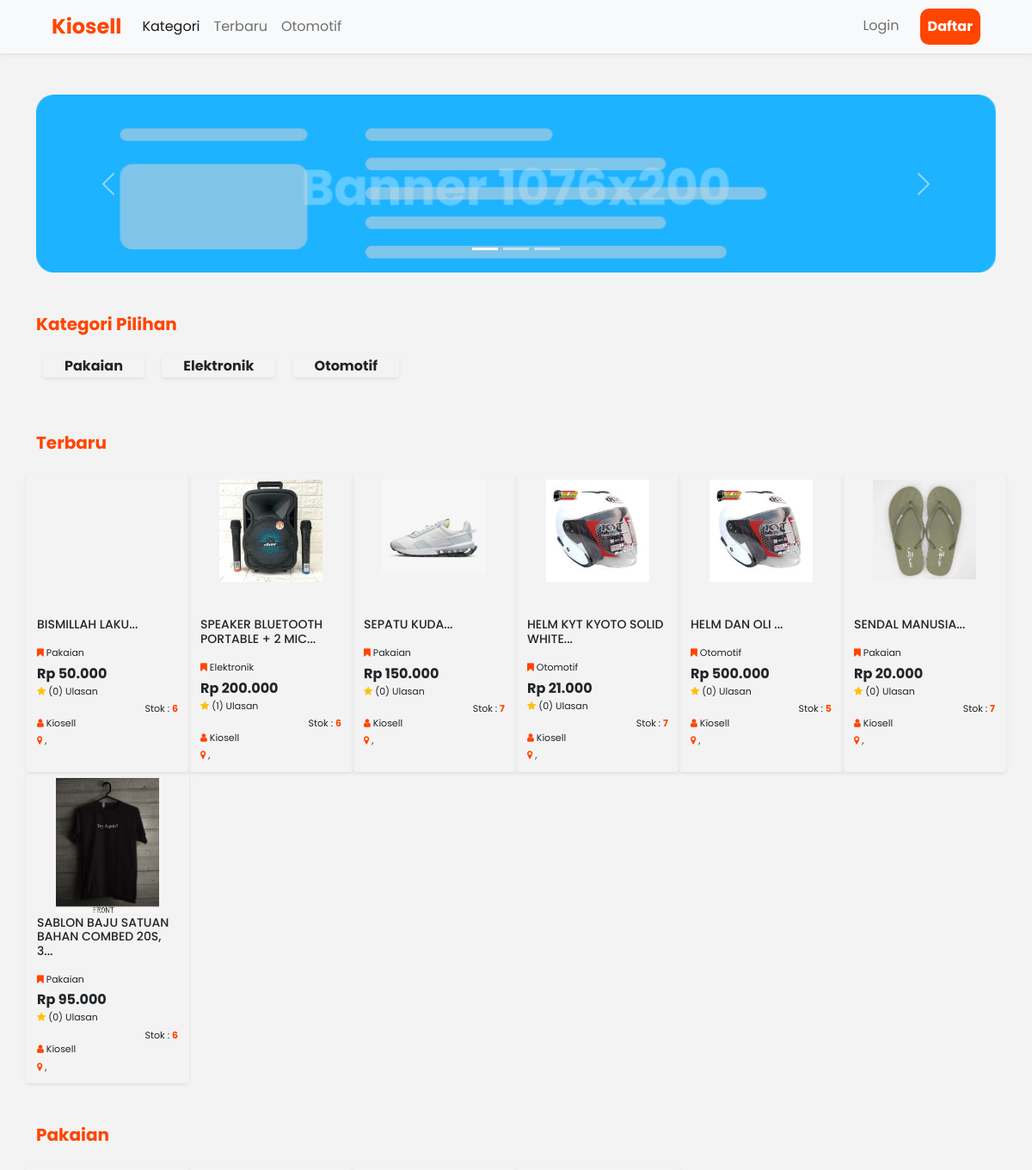
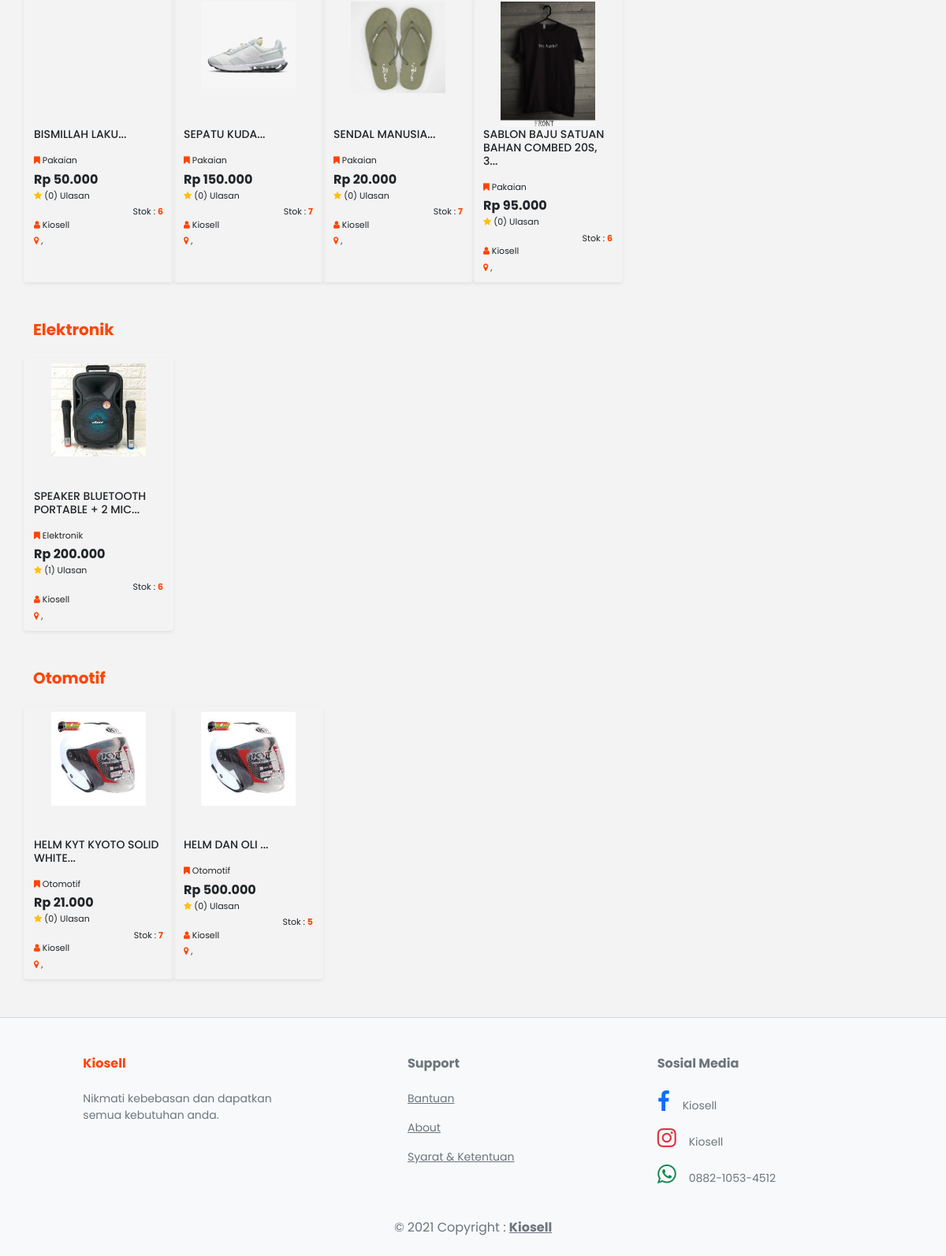
The page / on the database its author committed (2 pictures, top to bottom).
### tables this page shows
CREATE TABLE `barang` (
  `id_barang` int(11) NOT NULL,
  `id_admin` int(11) DEFAULT NULL,
  `gambar1` text DEFAULT NULL,
  `gambar2` text DEFAULT NULL,
  `gambar3` text DEFAULT NULL,
  `nama_barang` varchar(100) DEFAULT NULL,
  `harga` varchar(50) DEFAULT NULL,
  `berat` int(11) DEFAULT NULL,
  `kondisi` enum('Baru','Bekas') DEFAULT NULL,
  `deskripsi` text DEFAULT NULL,
  `kategori` varchar(50) DEFAULT NULL,
  `jml_barang` varchar(20) DEFAULT NULL,
  `wkt_post` varchar(50) DEFAULT NULL
);

### index.php (the view, shortened to what this page needs)
<?php
include "admin/koneksi.php";
$barang = mysqli_query($conn, "SELECT *FROM barang ORDER BY id_barang DESC");
$kategori_pakaian = mysqli_query($conn, "SELECT *FROM barang where kategori='pakaian' ORDER BY id_barang DESC");
$kategori_elektro = mysqli_query($conn, "SELECT *FROM barang where kategori='elektronik' ORDER BY id_barang DESC");
$kategori_otomotif = mysqli_query($conn, "SELECT *FROM barang where kategori='otomotif' ORDER BY id_barang DESC");
$curl = curl_init();
$response = curl_exec($curl);
$data = json_decode($response, true);
$kotaAsalPenjual = $data['rajaongkir']['origin_details']['city_name'];
$provinsiAsalPenjual = $data['rajaongkir']['origin_details']['province'];
?>
<!doctype html>
<html lang="en">
<head>
    <link rel="stylesheet" href="assets/css/main.css">
    <link href="https://cdn.jsdelivr.net/npm/bootstrap@5.0.2/dist/css/bootstrap.min.css" rel="stylesheet">
</head>
<body>
    <nav class="navbar navbar-expand-lg navbar-light bg-light shadow-sm">
        <div class="container-fluid mx-5">
            <a class="navbar-brand fw-bold" href="#">Kiosell</a>
            <div class="collapse navbar-collapse" id="navbarText">
                <ul class="navbar-nav me-auto mb-2 mb-lg-0">
                    <li class="nav-item">
                        <a class="nav-link active" aria-current="page" href="#kategori">Kategori</a>
                    </li>
                    <li class="nav-item">
                        <a class="nav-link" href="#terbaru">Terbaru</a>
                    </li>
                    <li class="nav-item">
                        <a class="nav-link" href="#otomotif">Otomotif</a>
                    </li>
                </ul>
                <ul class="navbar-nav mb-2 mb-lg-0">
                    <?php if (!isset($_SESSION["login"])) : ?>
                        <li class="nav-item pe-3">
                            <a class="nav-link" href="login">Login</a>
                        </li>
                        <li class="nav-item ">
                            <a class="nav-link text-white fw-bold btn daftar" href="register">Daftar</a>
                        </li>
                    <?php endif; ?>
                </ul>
            </div>
        </div>
    </nav>
    <div class="container">
        <div id="carouselExampleIndicators" class="carousel slide my-5" data-bs-ride="carousel">
            <div class="carousel-indicators">
                <button type="button" data-bs-target="#carouselExampleIndicators" data-bs-slide-to="0" class="active" aria-current="true" aria-label="Slide 1"></button>
                <button type="button" data-bs-target="#carouselExampleIndicators" data-bs-slide-to="1" aria-label="Slide 2"></button>
                <button type="button" data-bs-target="#carouselExampleIndicators" data-bs-slide-to="2" aria-label="Slide 3"></button>
            </div>
            <div class="carousel-inner">
                <div class="carousel-item active">
                    <img src="assets/img/banner.png" class="d-block w-100" alt="assets/img/banner.png">
                </div>
            </div>
            <button class="carousel-control-prev" type="button" data-bs-target="#carouselExampleIndicators" data-bs-slide="prev">
                <span class="carousel-control-prev-icon" aria-hidden="true"></span>
            </button>
            <button class="carousel-control-next" type="button" data-bs-target="#carouselExampleIndicators" data-bs-slide="next">
                <span class="carousel-control-next-icon" aria-hidden="true"></span>
            </button>
        </div>
        <section id="section1" class="mt-5">
            <h5 class="fw-bold mb-4 subheading" id="kategori">Kategori Pilihan</h5>
            <div class="row">
                <div class="col">
                    <a class="btn shadow-sm fw-bold py-0 px-4 mx-2 mb-3" href="#pakaian">Pakaian</a>
                    <a class="btn shadow-sm fw-bold py-0 px-4 mx-2 mb-3" href="#elektronik">Elektronik</a>
                    <a class="btn shadow-sm fw-bold py-0 px-4 mx-2 mb-3" href="#otomotif">Otomotif</a>
                </div>
            </div>
        </section>
        <section id="section2" class="mt-5">
            <h5 class="fw-bold mb-4 subheading" id="terbaru">Terbaru</h5>
            <div class="row">
                <?php foreach ($barang as $rst_terbaru) : ?>
                    <a href="produk?id=<?= $rst_terbaru['id_barang'] ?>" class="btn shadow-sm col-md-2">
                        <div class="img-content">
                            <img class="img-fluid" width="120" src="admin/assets/img/post/<?= $rst_terbaru['gambar1'] ?>" alt="">
                        </div>
                        <div class="text-start desk-produk">
                            <h6 class="my-md-3" id="nama_barang"><?= substr($rst_terbaru["nama_barang"], 0, 38); ?>...</h6>
                            <p class="lokasi mb-1"><i class="fa fa-bookmark"></i> <?= $rst_terbaru["kategori"]; ?></p>
                            <p class="fw-bold harga">Rp <?= number_format($rst_terbaru["harga"], 0, ',', '.'); ?></p>
                            <?php $id_brg = $rst_terbaru["id_barang"];
                            $ulasan = mysqli_query($conn, "SELECT count(*) as jumlah_ulasan from ulasan where id_barang='$id_brg'");
                            foreach ($ulasan as $ulsn) : ?>
                                <p class="lokasi mb-1"><i class="fa fa-star text-warning"></i> (<?= $ulsn["jumlah_ulasan"]; ?>) Ulasan</p>
                            <?php endforeach; ?>
                            <?php
                            $id_admin = $rst_terbaru["id_admin"];
                            $query = mysqli_query($conn, "SELECT *FROM admin WHERE id_admin = '$id_admin'");
                            $result = mysqli_fetch_assoc($query);
                            ?>
                            <p class="stok">Stok : <strong><?= $rst_terbaru["jml_barang"]; ?></strong> </p>
                            <p class="lokasi mb-1"><i class="fa fa-user"></i> <?= $result["username"]; ?></p>
                            <p class="penjual mb-1"><i class="fa fa-map-marker"></i> <?= $kotaAsalPenjual . ", " . $provinsiAsalPenjual; ?></p>
                        </div>
                    </a>
                <?php endforeach; ?>
            </div>
        </section>
        <section id="section3" class="mt-5">
            <h5 class="fw-bold mb-4 subheading" id="pakaian">Pakaian</h5>
            <div class="row">
                <?php foreach ($kategori_pakaian as $pakaian) : ?>
                    <a href="produk?id=<?= $pakaian['id_barang'] ?>" class="btn shadow-sm col-md-2">
                        <div class="img-content">
                            <img class="img-fluid" width="120" src="admin/assets/img/post/<?= $pakaian['gambar1'] ?>" alt="">
                        </div>
                        <div class="text-start desk-produk">
                            <h6 class="my-md-3"><?= substr($pakaian["nama_barang"], 0, 38); ?>...</h6>
                            <p class="lokasi mb-1"><i class="fa fa-bookmark"></i> <?= $pakaian["kategori"]; ?></p>
                            <p class="fw-bold harga">Rp <?= number_format($pakaian["harga"], 0, ',', '.'); ?></p>
                            <?php $id_brg = $pakaian["id_barang"];
                            $ulasan = mysqli_query($conn, "SELECT count(*) as jumlah_ulasan from ulasan where id_barang='$id_brg'");
                            foreach ($ulasan as $ulsn) : ?>
                                <p class="lokasi mb-1"><i class="fa fa-star text-warning"></i> (<?= $ulsn["jumlah_ulasan"]; ?>) Ulasan</p>
                            <?php endforeach; ?>
                            <?php
                            $id_admin = $pakaian["id_admin"];
                            $query = mysqli_query($conn, "SELECT *FROM admin where id_admin = '$id_admin'");
                            $result = mysqli_fetch_assoc($query);
                            ?>
                            <p class="stok">Stok : <strong><?= $pakaian["jml_barang"]; ?></strong> </p>
                            <p class="lokasi mb-1"><i class="fa fa-user"></i> <?= $result["username"]; ?></p>
                            <p class="penjual mb-1"><i class="fa fa-map-marker"></i> <?= $kotaAsalPenjual . ", " . $provinsiAsalPenjual; ?></p>
                        </div>
                    </a>
                <?php endforeach; ?>
            </div>
        </section>
        <section id="section4" class="mt-5">
            <h5 class="fw-bold mb-4 subheading" id="elektronik">Elektronik</h5>
            <div class="row">
                <?php foreach ($kategori_elektro as $elektronik) : ?>
                    <a href="produk?id=<?= $elektronik['id_barang'] ?>" class="btn shadow-sm col-md-2">
                        <div class="img-content">
                            <img class="img-fluid" width="120" src="admin/assets/img/post/<?= $elektronik['gambar1'] ?>" alt="">
                        </div>
                        <div class="text-start desk-produk">
                            <h6 class="my-md-3"><?= substr($elektronik["nama_barang"], 0, 38); ?>...</h6>
                            <p class="lokasi mb-1"><i class="fa fa-bookmark"></i> <?= $elektronik["kategori"]; ?></p>
                            <p class="fw-bold harga">Rp <?= number_format($elektronik["harga"], 0, ',', '.'); ?></p>
                            <?php $id_brg = $elektronik["id_barang"];
                            $ulasan = mysqli_query($conn, "SELECT count(*) as jumlah_ulasan from ulasan where id_barang='$id_brg'");
                            foreach ($ulasan as $ulsn) : ?>
                                <p class="lokasi mb-1"><i class="fa fa-star text-warning"></i> (<?= $ulsn["jumlah_ulasan"]; ?>) Ulasan</p>
                            <?php endforeach; ?>
                            <?php
                            $id_admin = $elektronik["id_admin"];
                            $query = mysqli_query($conn, "SELECT *FROM admin where id_admin = '$id_admin'");
                            $result = mysqli_fetch_assoc($query);
                            ?>
                            <p class="stok">Stok : <strong><?= $elektronik["jml_barang"]; ?></strong> </p>
                            <p class="lokasi mb-1"><i class="fa fa-user"></i> <?= $result["username"]; ?></p>
                            <p class="penjual mb-1"><i class="fa fa-map-marker"></i> <?= $kotaAsalPenjual . ", " . $provinsiAsalPenjual; ?></p>
                        </div>
                    </a>
                <?php endforeach; ?>
            </div>
        </section>
        <section id="section4" class="mt-5">
            <h5 class="fw-bold mb-4 subheading" id="otomotif">Otomotif</h5>
            <div class="row">
                <?php foreach ($kategori_otomotif as $otomotif) : ?>
                    <a href="produk?id=<?= $otomotif['id_barang'] ?>" class="btn shadow-sm col-md-2">
                        <div class="img-content">
                            <img class="img-fluid" width="120" src="admin/assets/img/post/<?= $otomotif['gambar1'] ?>" alt="">
                        </div>
                        <div class="text-start desk-produk">
                            <h6 class="my-md-3"><?= substr($otomotif["nama_barang"], 0, 38); ?>...</h6>
                            <p class="lokasi mb-1"><i class="fa fa-bookmark"></i> <?= $otomotif["kategori"]; ?></p>
                            <p class="fw-bold harga">Rp <?= number_format($otomotif["harga"], 0, ',', '.'); ?></p>
                            <?php $id_brg = $otomotif["id_barang"];
                            $ulasan = mysqli_query($conn, "SELECT count(*) as jumlah_ulasan from ulasan where id_barang='$id_brg'");
                            foreach ($ulasan as $ulsn) : ?>
                                <p class="lokasi mb-1"><i class="fa fa-star text-warning"></i> (<?= $ulsn["jumlah_ulasan"]; ?>) Ulasan</p>
                            <?php endforeach; ?>
                            <?php
                            $id_admin = $otomotif["id_admin"];
                            $query = mysqli_query($conn, "SELECT *FROM admin where id_admin = '$id_admin'");
                            $result = mysqli_fetch_assoc($query);
                            ?>
                            <p class="stok">Stok : <strong><?= $otomotif["jml_barang"]; ?></strong> </p>
                            <p class="lokasi mb-1"><i class="fa fa-user"></i> <?= $result["username"]; ?></p>
                            <p class="penjual mb-1"><i class="fa fa-map-marker"></i> <?= $kotaAsalPenjual . ", " . $provinsiAsalPenjual; ?></p>
                        </div>
                    </a>
                <?php endforeach; ?>
            </div>
        </section>
    </div>
    <footer class="text-center text-lg-start bg-light text-muted">
        <hr class="my-5">
        <section class="foot">
            <div class="container text-center text-md-start mt-5">
                <div class="row mt-3">
                    <div class="col-md-3 col-lg-4 col-xl-3 mx-auto mb-4 foot-brand">
                        <h6 class="text-capitlize fw-bold mb-4">Kiosell</h6>
                        <p>
                            Nikmati kebebasan dan dapatkan semua kebutuhan anda.
                        </p>
                    </div>
                    <div class="col-md-3 col-lg-2 col-xl-2 mx-auto mb-4">
                        <h6 class="text-capitalize fw-bold mb-4">
                            Support
                        </h6>
                        <p>
                            <a href="#!" class="text-reset">Bantuan</a>
                        </p>
                        <p>
                            <a href="#!" class="text-reset">About</a>
                        </p>
                        <p>
                            <a href="#!" class="text-reset">Syarat & Ketentuan</a>
                        </p>
                    </div>
                    <div class="col-md-4 col-lg-3 col-xl-3 mx-auto mb-md-0 mb-4">
                        <h6 class="text-capitalize fw-bold mb-4">
                            Sosial Media
                        </h6>
                        <p><i class="fa fa-facebook me-3 fa-2x text-primary"></i>Kiosell
                        </p>
                        <p>
                            <i class="fa fa-instagram fa-2x me-3 text-danger"></i>Kiosell
                        </p>
                        <p><i class="fa fa-whatsapp me-3 fa-2x text-success"></i>0882-1053-4512</p>
                    </div>
                </div>
            </div>
        </section>
        <div class="text-center p-4">
            © 2021 Copyright :
            <a class="text-reset fw-bold" href="https://github.com/muelava" target="_blank">Kiosell</a>
        </div>
    </footer>
</body>
</html>

### rows shown on the page
barang: nama_barang "BISMILLAH LAKU", kategori "Pakaian", harga "50.000", jumlah_ulasan "0", jml_barang "6", id_admin.username "Kiosell"
barang: gambar1 (picture), nama_barang "SPEAKER BLUETOOTH PORTABLE + 2 MIC", kategori "Elektronik", harga "200.000", jumlah_ulasan "1", jml_barang "6", id_admin.username "Kiosell"
barang: gambar1 (picture), nama_barang "SEPATU KUDA", kategori "Pakaian", harga "150.000", jumlah_ulasan "0", jml_barang "7", id_admin.username "Kiosell"
barang: gambar1 (picture), nama_barang "HELM KYT KYOTO SOLID WHITE", kategori "Otomotif", harga "21.000", jumlah_ulasan "0", jml_barang "7", id_admin.username "Kiosell"
barang: gambar1 (picture), nama_barang "HELM DAN OLI", kategori "Otomotif", harga "500.000", jumlah_ulasan "0", jml_barang "5", id_admin.username "Kiosell"
barang: gambar1 (picture), nama_barang "SENDAL MANUSIA", kategori "Pakaian", harga "20.000", jumlah_ulasan "0", jml_barang "7", id_admin.username "Kiosell"
barang: gambar1 (picture), nama_barang "SABLON BAJU SATUAN BAHAN COMBED 20S, 3", kategori "Pakaian", harga "95.000", jumlah_ulasan "0", jml_barang "6", id_admin.username "Kiosell"
